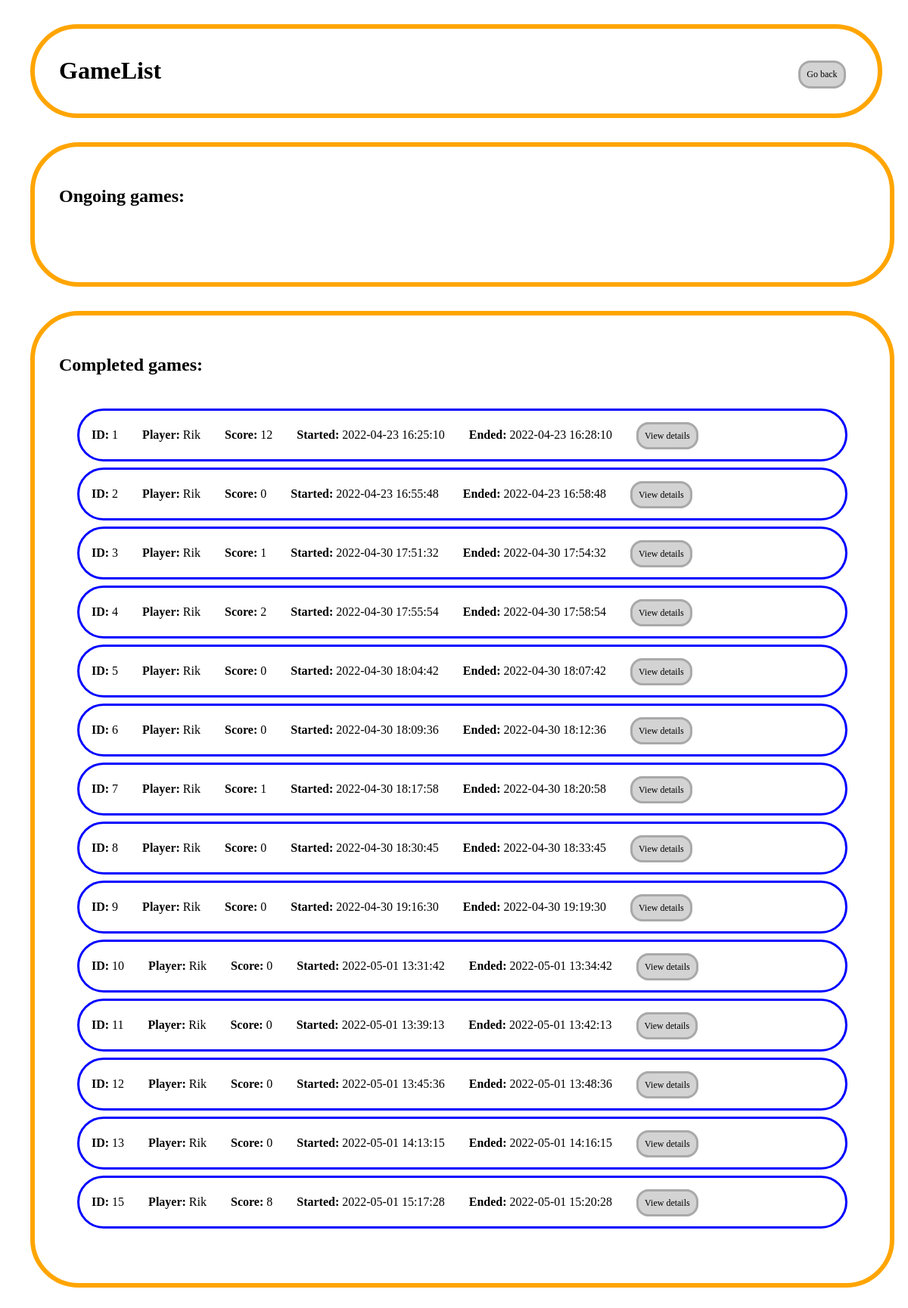
The app's page /games (signed in) with its own data.
### model/game.py (models this page shows, shortened)
class Game(db.Model):
    id = db.Column(db.Integer, primary_key=True)
    score = db.Column(db.Integer, unique=False, nullable=False)
    finished = db.Column(db.Boolean, unique=False, nullable=False)
    letters = db.Column(db.String(24), unique=False, nullable=False)
    words = db.Column(db.String(), unique=False, nullable=False)
    start_time = db.Column(db.DateTime(), unique=False, nullable=False)
    end_time = db.Column(db.DateTime(), unique=False, nullable=False)
    player_id = db.Column(db.Integer, db.ForeignKey('player.id'), nullable=False)
    player = db.relationship('Player', backref=db.backref('Game', lazy=True))
    board = [
        ['', '', '', ''],
        ['', '', '', ''],
        ['', '', '', ''],
        ['', '', '', '']
    ]
    word_list = []
    current_input = ""
    current_letters = []
    message = ""

### model/player.py (models this page shows, shortened)
class Player(db.Model):
    id = db.Column(db.Integer, primary_key=True)
    name = db.Column(db.String(250), unique=True, nullable=False)
    password = db.Column(db.String(250), unique=False, nullable=False)

### controller/gamecontroller.py (the view)
@app.route('/games', methods=['GET'])
def show_games():
    return render_template('gamelist.html', games=Game.query.filter(Game.player_id == session["player_id"]), now=datetime.now())

### templates/gamelist.html (shortened to what this page needs)
<!DOCTYPE html>
<html lang="en">
<head>
</head>
<body>
    <div class="title-block">
        <h1 class="page-title">GameList</h1>
        <a style="margin: 26px;" class="game-action go-back" href="../">Go back</a>
    </div>
    <div class="game-list">
        <h2>Ongoing games:</h2>
        <ul>
        </ul>
    </div>
    <div class="game-list">
        <h2>Completed games:</h2>
        <ul>
        {% for game in games if game.end_time < now %}
            <li class="game">
                <span><b>ID:</b> {{ game.id }}</span>
                <span><b>Player:</b> {{ game.player.name }}</span>
                <span><b>Score:</b> {{ game.score }}</span>
                <span><b>Started:</b> {{  game.start_time.strftime('%Y-%m-%d %H:%M:%S') }}</span>
                <span><b>Ended:</b> {{  game.end_time.strftime('%Y-%m-%d %H:%M:%S') }}</span>
                <span><a class="game-action" href="game/{{ game.id }}">View details</a></li></span>
        {% endfor %}
        </ul>
    </div>
    <br>
</body>
</html>

### templates/gamelist.html (style rules this page uses)
body { font-family: "Comic Sans MS", "Comic Sans", cursive; }
ul { list-style: none; padding: 16px; }
.game-list { border: 6px solid orange; border-radius: 64px; width: 90%; padding: 32px; margin: 32px; }
.game { height: 64px; border: 3px solid blue; border-radius: 64px; margin: 8px; display: flex; flex-direction: row; flex-wrap: wrap; align-items: center; }
.game span { margin-left: 16px; margin-right: 16px; }
.game-action { all: unset; cursor: pointer; background: lightgrey; border: 3px solid darkgrey; border-radius: 16px; padding: 8px; font-size: 12px; }
.title-block { display: block; border: 6px solid orange; border-radius: 64px; width: 90%; padding: 16px; padding-left: 32px; margin: 32px; }
.page-title { display: inline-block; }
.go-back { display: inline-block; float: right; }

### records on screen
Game: id "1", player.name "Rik", score "12", start_time "2022-04-23 16:25:10", end_time "2022-04-23 16:28:10"
Game: id "2", player.name "Rik", score "0", start_time "2022-04-23 16:55:48", end_time "2022-04-23 16:58:48"
Game: id "3", player.name "Rik", score "1", start_time "2022-04-30 17:51:32", end_time "2022-04-30 17:54:32"
Game: id "4", player.name "Rik", score "2", start_time "2022-04-30 17:55:54", end_time "2022-04-30 17:58:54"
Game: id "5", player.name "Rik", score "0", start_time "2022-04-30 18:04:42", end_time "2022-04-30 18:07:42"
Game: id "6", player.name "Rik", score "0", start_time "2022-04-30 18:09:36", end_time "2022-04-30 18:12:36"
Game: id "7", player.name "Rik", score "1", start_time "2022-04-30 18:17:58", end_time "2022-04-30 18:20:58"
Game: id "8", player.name "Rik", score "0", start_time "2022-04-30 18:30:45", end_time "2022-04-30 18:33:45"
Game: id "9", player.name "Rik", score "0", start_time "2022-04-30 19:16:30", end_time "2022-04-30 19:19:30"
Game: id "10", player.name "Rik", score "0", start_time "2022-05-01 13:31:42", end_time "2022-05-01 13:34:42"
Game: id "11", player.name "Rik", score "0", start_time "2022-05-01 13:39:13", end_time "2022-05-01 13:42:13"
Game: id "12", player.name "Rik", score "0", start_time "2022-05-01 13:45:36", end_time "2022-05-01 13:48:36"
Game: id "13", player.name "Rik", score "0", start_time "2022-05-01 14:13:15", end_time "2022-05-01 14:16:15"
Game: id "15", player.name "Rik", score "8", start_time "2022-05-01 15:17:28", end_time "2022-05-01 15:20:28"
